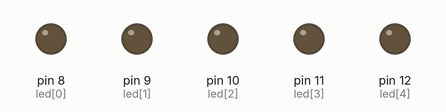
Recording of a sketch running on a simulated Arduino Uno, built with avr-gcc and run on an emulated ATmega328P. Shown: output pins drawn as LEDs (lit = HIGH).

Above: at 0.2 s.
At 2.7 s:
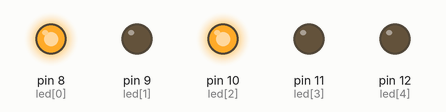
At 5.2 s:
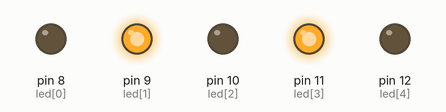
At 10.2 s:
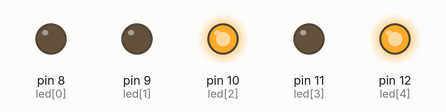
At 15.2 s:
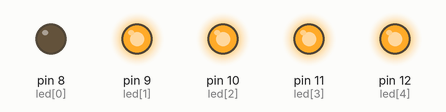
At 20.2 s:
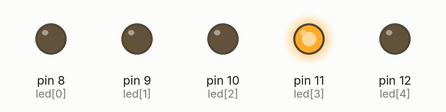
Timing chart, 0 to 20.8 s (numbered marks = the images above):
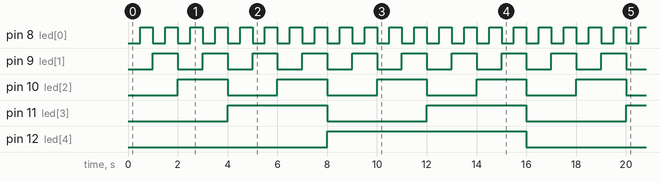

The sketch:

blink.ino
```cpp
#define LED_1 12
#define LED_2 11
#define LED_3 10
#define LED_4 9
#define LED_5 8

int led[5] = {8,9,10,11,12};
int list1;
void setup() {
  // put your setup code here, to run once:
  for(int i=0;i<5;i++){
    pinMode(led[i],OUTPUT);
  }


}

void loop() {
  // put your main code here, to run repeatedly:

  for(int i=0;i<64;i++){
    int* list1 = binaryOf(i);
    for(int j=4;j>=0;j--){
      if(list1[j]==1){
        digitalWrite(led[j],HIGH);
      }else{
        digitalWrite(led[j],LOW);
      }
    }
    delay(500);
  }


}

int* binaryOf(int entier){
  double remainder, quotient;

  int* liste = malloc(5);

  int i=0;
    do
    {
        remainder = entier % 2;
        quotient = entier / 2;

        entier = quotient;
        liste[i]=remainder;
        i++;
    } while (quotient!=0 && i<5);

  return liste;
}
```

Measured:
- by itself, pin 8 (led[0]): alternates HIGH for 0.50 s and LOW for 0.50 s
- by itself, pin 9 (led[1]): alternates HIGH for 1.0 s and LOW for 1.0 s
- by itself, pin 10 (led[2]): alternates HIGH for 2.0 s and LOW for 2.0 s
- by itself, pin 11 (led[3]): alternates HIGH for 4.0 s and LOW for 4.0 s
- by itself, pin 12 (led[4]): alternates HIGH for 8.0 s and LOW for 8.0 s
